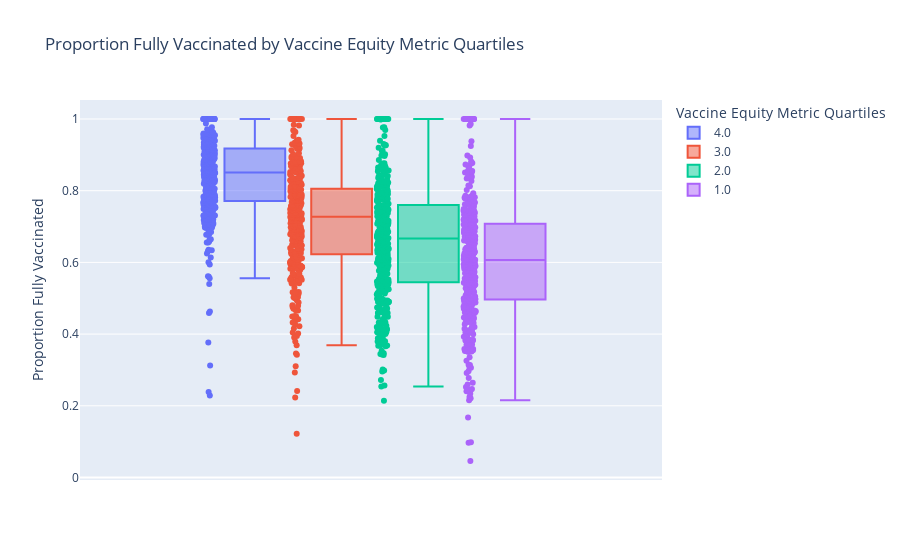

Notebook source saved alongside this figure:
### Code cell
fig = px.box(latest, y= "percent_of_population_fully_vaccinated", 
                color = "vaccine_equity_metric_quartile",
                points = "all",
                hover_data = ["zip_code_tabulation_area"],
                title = "Proportion Fully Vaccinated by Vaccine Equity Metric Quartiles",
                labels = {"percent_of_population_fully_vaccinated" : "Proportion Fully Vaccinated",
                          "vaccine_equity_metric_quartile" : "Vaccine Equity Metric Quartiles"})

fig.update_traces(boxpoints='all', jitter=0.2)

fig.update_traces(hovertemplate='Percent Fully Vaccinated: %{y} <br>Zipcode: %{customdata}')

fig.show()

### Figure 1 — Plotly figure (JSON) as saved in the notebook; plotly's stock layout.template omitted (floating-point values rounded to 4 significant figures; data arrays with more than 128 entries replaced by an {"elided": "..."} marker saying what was removed)
{"data": [{"alignmentgroup": "True", "boxpoints": "all", "customdata": {"elided": "373x1 int values"}, "hovertemplate": "Percent Fully Vaccinated: %{y} <br>Zipcode: %{customdata}", "jitter": 0.2, "legendgroup": "4.0", "marker": {"color": "#636efa"}, "name": "4.0", "notched": false, "offsetgroup": "4.0", "orientation": "v", "showlegend": true, "type": "box", "x0": " ", "xaxis": "x", "y": {"elided": "373 float values"}, "y0": " ", "yaxis": "y"}, {"alignmentgroup": "True", "boxpoints": "all", "customdata": {"elided": "388x1 int values"}, "hovertemplate": "Percent Fully Vaccinated: %{y} <br>Zipcode: %{customdata}", "jitter": 0.2, "legendgroup": "3.0", "marker": {"color": "#EF553B"}, "name": "3.0", "notched": false, "offsetgroup": "3.0", "orientation": "v", "showlegend": true, "type": "box", "x0": " ", "xaxis": "x", "y": {"elided": "388 float values"}, "y0": " ", "yaxis": "y"}, {"alignmentgroup": "True", "boxpoints": "all", "customdata": {"elided": "420x1 int values"}, "hovertemplate": "Percent Fully Vaccinated: %{y} <br>Zipcode: %{customdata}", "jitter": 0.2, "legendgroup": "2.0", "marker": {"color": "#00cc96"}, "name": "2.0", "notched": false, "offsetgroup": "2.0", "orientation": "v", "showlegend": true, "type": "box", "x0": " ", "xaxis": "x", "y": {"elided": "420 float values"}, "y0": " ", "yaxis": "y"}, {"alignmentgroup": "True", "boxpoints": "all", "customdata": {"elided": "416x1 int values"}, "hovertemplate": "Percent Fully Vaccinated: %{y} <br>Zipcode: %{customdata}", "jitter": 0.2, "legendgroup": "1.0", "marker": {"color": "#ab63fa"}, "name": "1.0", "notched": false, "offsetgroup": "1.0", "orientation": "v", "showlegend": true, "type": "box", "x0": " ", "xaxis": "x", "y": {"elided": "416 float values"}, "y0": " ", "yaxis": "y"}], "layout": {"boxmode": "group", "legend": {"title": {"text": "Vaccine Equity Metric Quartiles"}, "tracegroupgap": 0}, "title": {"text": "Proportion Fully Vaccinated by Vaccine Equity Metric Quartiles"}, "xaxis": {"anchor": "y", "domain": [0, 1]}, "yaxis": {"anchor": "x", "domain": [0, 1], "title": {"text": "Proportion Fully Vaccinated"}}}}
